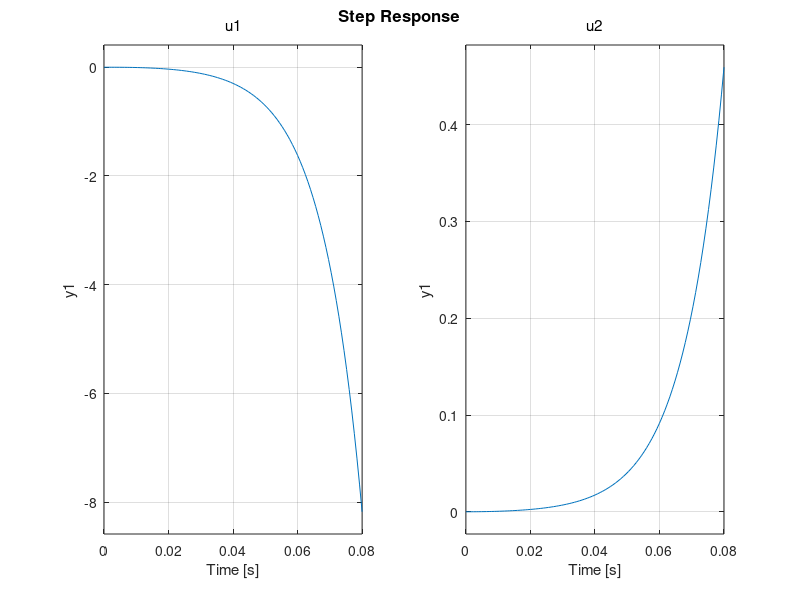

The MATLAB script that drew this image: (Note: this script raises an error after producing the figure.)
close all; clear; clc;

%% Parametry
m = .00575;
g = 9.81;
FemP1 = .017521;
FemP2 = .0058231;
f1 = .00014142;
f2 = .0045626;
ki = 2.5165;
ci = .0243 * sign(4-2);
d = .0792;
bd = .06;
xd = d-bd;
x10 = .008;
x20 = 0;
x30 = .75;
u10 = 1/ki*(x30-ci);

%% Sprawdzenie stabilności, sterowalności i obserwowalności
a21 = 1/(2*m)*x30^2*FemP1/FemP2^2*exp(-x10/FemP2); 
a23 = -1/(m)*x30*FemP1/FemP2*exp(-x10/FemP2); 
a31 = 1/f1*exp(x10/f2)*(ki*u10+ci-x30); 
a33 = -f2/f1*exp(x10/f2);
b31 = ki*f2/f1*exp(x10/f2);
A = [0 1 0; a21 0 a23; a31 0 a33];
B = [0 0; 0 g; b31 0];
C = [1 0 0];
D = 0;

eigenValues = eig(A)
% Wektor wartości własnych to:
% [6.10364663296979;-6.10364662992174;-186.289135085222]
% układ jest niestabilny, ponieważ następuje zmiana znaku
% 6,1036... -> -6,1036...

controlability = ctrb(A, B);
rankCtrb = rank(controlability);
% Układ jest sterowalny, ponieważ rząd macierzy sterowalności oraz liczba 
% zmiennych stanu jest równa 3

observability = obsv(A, C);
rankObsv = rank(observability);
% Układ jest obserwowalny, ponieważ rząd macierzy obserwowalności oraz x
% zmiennych stanu jest równa 3

%% Sprawdzenie jakie wartości wymuszeń spowodują przyciągnięcie kuli. Zbadanie odpowiedzi skokowej w układzie otwartym.
ob = ss(A, B, C, D);
step(ob)
sys1 = tf(ob)
figure;
step(sys1(1))
step(sys1(2))

